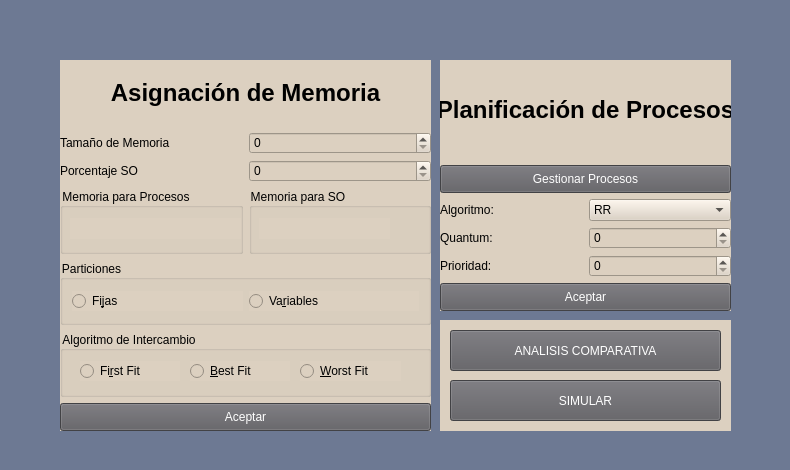
<?xml version="1.0" encoding="UTF-8"?>
<ui version="4.0">
 <class>VentanaPrincipal</class>
 <widget class="QMainWindow" name="VentanaPrincipal">
  <property name="geometry">
   <rect>
    <x>0</x>
    <y>0</y>
    <width>790</width>
    <height>470</height>
   </rect>
  </property>
  <property name="windowTitle">
   <string>Ventana Principal</string>
  </property>
  <property name="styleSheet">
   <string notr="true"/>
  </property>
  <property name="animated">
   <bool>true</bool>
  </property>
  <widget class="QWidget" name="centralwidget">
   <property name="styleSheet">
    <string notr="true">QWidget{
background-color:#6d7993;
font-family: arial,verdana;
}

QDialog{
background-color:#557a95;
font-family: arial,verdana;
}
QLineEdit{
background-color:#b1a296;
border: 0;
font-size:14px;
height:30px;
}

</string>
   </property>
   <widget class="QWidget" name="widget" native="true">
    <property name="geometry">
     <rect>
      <x>60</x>
      <y>60</y>
      <width>371</width>
      <height>371</height>
     </rect>
    </property>
    <property name="sizePolicy">
     <sizepolicy hsizetype="Preferred" vsizetype="Preferred">
      <horstretch>0</horstretch>
      <verstretch>0</verstretch>
     </sizepolicy>
    </property>
    <property name="autoFillBackground">
     <bool>false</bool>
    </property>
    <property name="styleSheet">
     <string notr="true">QWidget{
background-color: #dcd0c0;
}
QPushButton{
background-color:#5d5c61;
color:white;
height:20px;
}
QPushButton:hover{
background-color:#062f4f;
color:white;
}
</string>
    </property>
    <layout class="QGridLayout" name="gridLayout">
     <item row="0" column="0" colspan="2">
      <widget class="QLabel" name="label_AsigMemoria">
       <property name="font">
        <font>
         <family>arial,verdana</family>
         <pointsize>18</pointsize>
         <weight>75</weight>
         <bold>true</bold>
        </font>
       </property>
       <property name="layoutDirection">
        <enum>Qt::LeftToRight</enum>
       </property>
       <property name="styleSheet">
        <string notr="true"/>
       </property>
       <property name="text">
        <string>Asignación de Memoria</string>
       </property>
       <property name="alignment">
        <set>Qt::AlignCenter</set>
       </property>
      </widget>
     </item>
     <item row="8" column="0" colspan="2">
      <widget class="QPushButton" name="AceptarMem">
       <property name="text">
        <string>Aceptar</string>
       </property>
      </widget>
     </item>
     <item row="6" column="0" colspan="2">
      <widget class="QGroupBox" name="groupBox_Particiones">
       <property name="title">
        <string>Particiones</string>
       </property>
       <layout class="QGridLayout" name="gridLayout_2">
        <item row="0" column="0">
         <widget class="QRadioButton" name="radioButton_Fijas">
          <property name="text">
           <string>Fi&amp;jas</string>
          </property>
         </widget>
        </item>
        <item row="0" column="1">
         <widget class="QRadioButton" name="radioButton_Variables">
          <property name="text">
           <string>Va&amp;riables</string>
          </property>
         </widget>
        </item>
       </layout>
      </widget>
     </item>
     <item row="3" column="0">
      <widget class="QGroupBox" name="groupBox">
       <property name="title">
        <string>Memoria para Procesos</string>
       </property>
       <widget class="QLabel" name="label_MemProcesos">
        <property name="geometry">
         <rect>
          <x>10</x>
          <y>30</y>
          <width>171</width>
          <height>21</height>
         </rect>
        </property>
        <property name="text">
         <string/>
        </property>
       </widget>
      </widget>
     </item>
     <item row="7" column="0" colspan="2">
      <widget class="QGroupBox" name="groupBox_Algoritmo">
       <property name="title">
        <string>Algoritmo de Intercambio</string>
       </property>
       <widget class="QRadioButton" name="radioButton_First">
        <property name="geometry">
         <rect>
          <x>20</x>
          <y>30</y>
          <width>100</width>
          <height>20</height>
         </rect>
        </property>
        <property name="text">
         <string>Fi&amp;rst Fit</string>
        </property>
       </widget>
       <widget class="QRadioButton" name="radioButton_Best">
        <property name="geometry">
         <rect>
          <x>130</x>
          <y>30</y>
          <width>100</width>
          <height>20</height>
         </rect>
        </property>
        <property name="text">
         <string>&amp;Best Fit</string>
        </property>
       </widget>
       <widget class="QRadioButton" name="radioButton_Worst">
        <property name="geometry">
         <rect>
          <x>240</x>
          <y>30</y>
          <width>101</width>
          <height>20</height>
         </rect>
        </property>
        <property name="text">
         <string>&amp;Worst Fit</string>
        </property>
       </widget>
      </widget>
     </item>
     <item row="1" column="1">
      <widget class="QSpinBox" name="spinBoxTamMemoria"/>
     </item>
     <item row="2" column="1">
      <widget class="QSpinBox" name="spinBoxPorcSO"/>
     </item>
     <item row="3" column="1">
      <widget class="QGroupBox" name="groupBox_2">
       <property name="title">
        <string>Memoria para SO</string>
       </property>
       <widget class="QLabel" name="label_MemSO">
        <property name="geometry">
         <rect>
          <x>10</x>
          <y>30</y>
          <width>131</width>
          <height>21</height>
         </rect>
        </property>
        <property name="text">
         <string/>
        </property>
       </widget>
      </widget>
     </item>
     <item row="2" column="0">
      <widget class="QLabel" name="label_PorcentajeSO">
       <property name="text">
        <string>Porcentaje SO</string>
       </property>
      </widget>
     </item>
     <item row="1" column="0">
      <widget class="QLabel" name="label_TamMemoria">
       <property name="text">
        <string>Tamaño de Memoria</string>
       </property>
      </widget>
     </item>
    </layout>
   </widget>
   <widget class="QWidget" name="widget_algoritmo" native="true">
    <property name="geometry">
     <rect>
      <x>440</x>
      <y>60</y>
      <width>291</width>
      <height>251</height>
     </rect>
    </property>
    <property name="styleSheet">
     <string notr="true">QWidget{
background-color:#dcd0c0;
}
QPushButton{
background-color:#5d5c61;
color:white;
height:20px;
}
QPushButton:hover{
background-color:#062f4f;
color:white;
}</string>
    </property>
    <layout class="QGridLayout" name="gridLayout_3">
     <item row="4" column="0">
      <widget class="QLabel" name="label">
       <property name="text">
        <string>Prioridad: </string>
       </property>
      </widget>
     </item>
     <item row="3" column="1">
      <widget class="QSpinBox" name="spinBox_Quantum"/>
     </item>
     <item row="3" column="0">
      <widget class="QLabel" name="label_Quantum">
       <property name="text">
        <string>Quantum: </string>
       </property>
      </widget>
     </item>
     <item row="2" column="0">
      <widget class="QLabel" name="label_Algoritmo">
       <property name="text">
        <string>Algoritmo: </string>
       </property>
      </widget>
     </item>
     <item row="2" column="1">
      <widget class="QComboBox" name="comboBox_Algoritmos">
       <item>
        <property name="text">
         <string>RR</string>
        </property>
       </item>
       <item>
        <property name="text">
         <string>PRIORIDADES</string>
        </property>
       </item>
       <item>
        <property name="text">
         <string>FCFS</string>
        </property>
       </item>
       <item>
        <property name="text">
         <string>COLAS MULTINIVEL</string>
        </property>
       </item>
      </widget>
     </item>
     <item row="0" column="0" colspan="2">
      <widget class="QLabel" name="label_algo_planificacion">
       <property name="font">
        <font>
         <family>arial,verdana</family>
         <pointsize>18</pointsize>
         <weight>75</weight>
         <bold>true</bold>
        </font>
       </property>
       <property name="text">
        <string>Planificación de Procesos</string>
       </property>
       <property name="alignment">
        <set>Qt::AlignCenter</set>
       </property>
      </widget>
     </item>
     <item row="1" column="0" colspan="2">
      <widget class="QPushButton" name="boton_GestProcesos">
       <property name="text">
        <string>Gestionar Procesos</string>
       </property>
      </widget>
     </item>
     <item row="5" column="0" colspan="2">
      <widget class="QPushButton" name="pushButton_AceptarProc">
       <property name="text">
        <string>Aceptar</string>
       </property>
      </widget>
     </item>
     <item row="4" column="1">
      <widget class="QSpinBox" name="lineEdit_Prioridad"/>
     </item>
    </layout>
   </widget>
   <widget class="QWidget" name="widget_Simular" native="true">
    <property name="geometry">
     <rect>
      <x>440</x>
      <y>320</y>
      <width>291</width>
      <height>111</height>
     </rect>
    </property>
    <property name="styleSheet">
     <string notr="true">QWidget{
background-color:#dcd0c0;
}
QPushButton{
background-color:#5d5c61;
color:white;
height:20px;
}
QPushButton:hover{
background-color:#062f4f;
color:white;
}</string>
    </property>
    <widget class="QPushButton" name="pushButton_Simular">
     <property name="geometry">
      <rect>
       <x>10</x>
       <y>60</y>
       <width>271</width>
       <height>41</height>
      </rect>
     </property>
     <property name="text">
      <string>SIMULAR</string>
     </property>
    </widget>
    <widget class="QPushButton" name="pushButtonComparar">
     <property name="geometry">
      <rect>
       <x>10</x>
       <y>10</y>
       <width>271</width>
       <height>41</height>
      </rect>
     </property>
     <property name="text">
      <string>ANALISIS COMPARATIVA</string>
     </property>
    </widget>
   </widget>
  </widget>
 </widget>
 <resources/>
 <connections/>
</ui>
